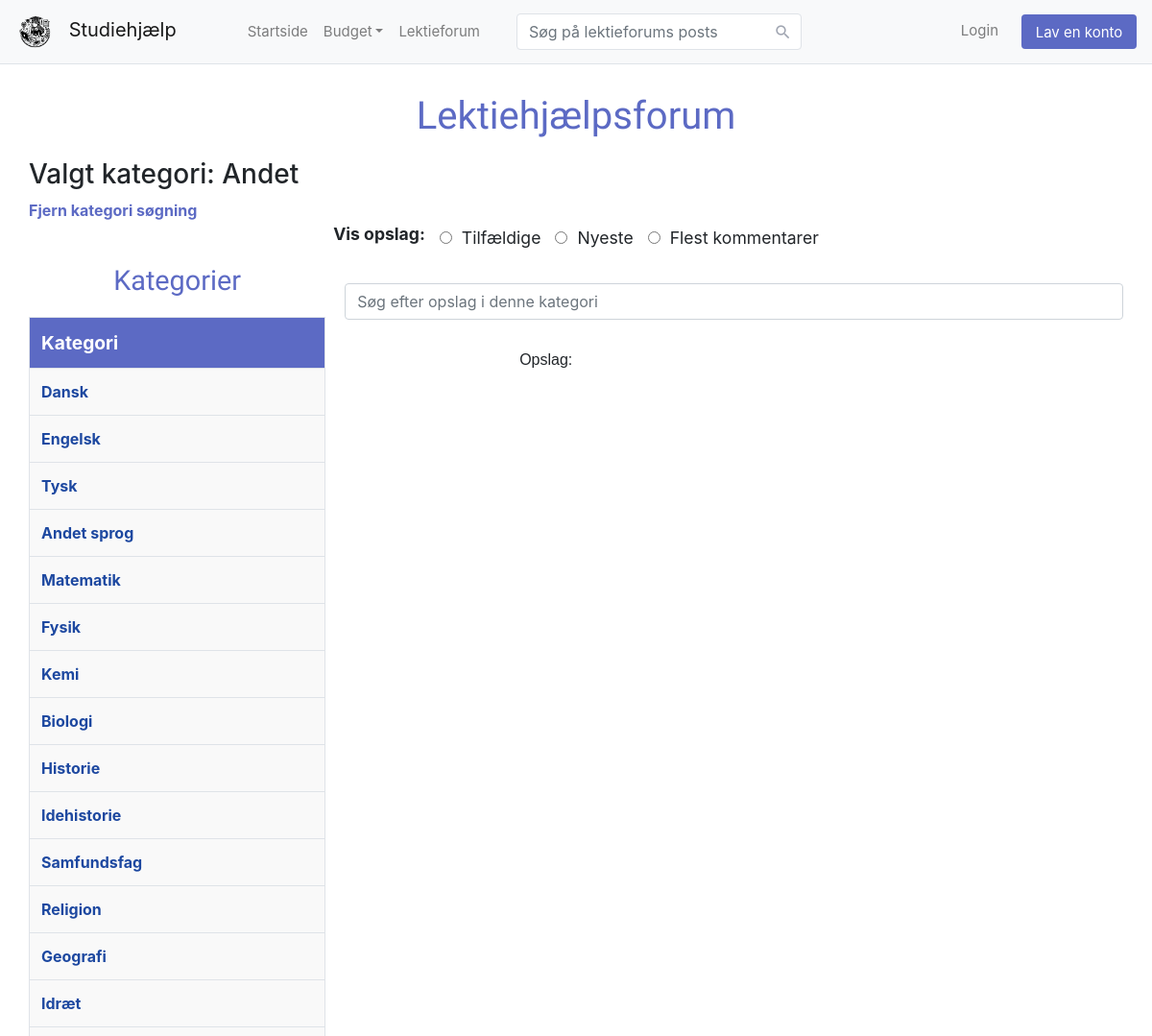
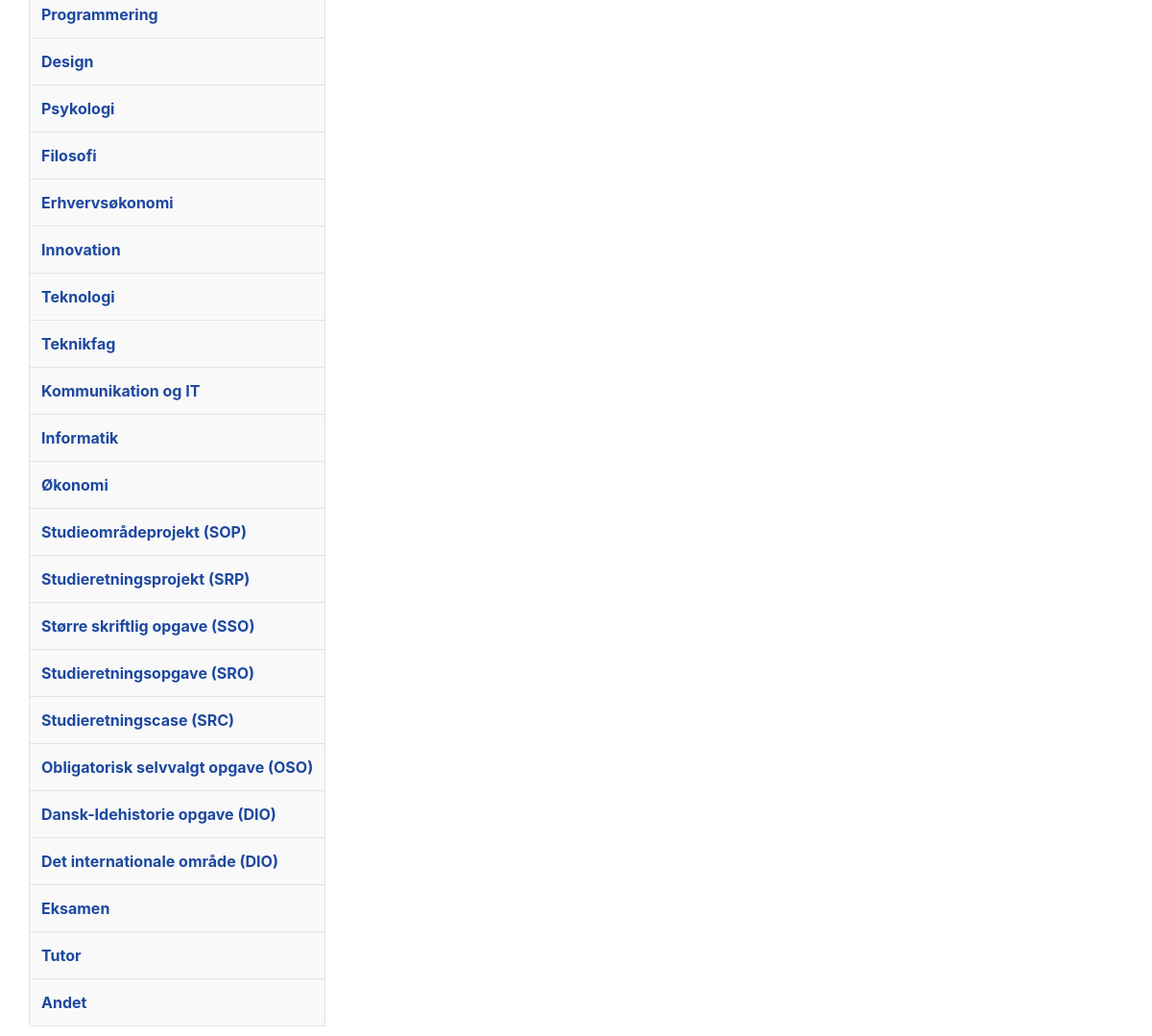
/lektiehjælp/Andet, run on the app's committed database (2 pictures, top to bottom).
### tables this page shows
CREATE TABLE category (
    id          INTEGER NOT NULL,
    name        TEXT NOT NULL,
    PRIMARY KEY(id AUTOINCREMENT)
);

### app.py (the view)
@app.route("/lektiehjælp/<category>")
def lektiehjælp_category(category):
    search = request.args.get("search")
    searchcriteria = request.args.get("searchcriteria")
    if searchcriteria == "newest":
        order = "date DESC"
    elif searchcriteria == "popular":
        order = "comment_count DESC"
    else:
        order = "RANDOM()"
    if search and search != "None":
        where = "AND (message LIKE ? OR header LIKE ?)"
    else:
        where = ""
    conn = sqlite3.connect("database.db")
    conn.row_factory = sqlite3.Row
    cur = conn.cursor()
    rows = cur.execute("SELECT name FROM category")
    categories = [dict(row) for row in rows.fetchall()]
    rows = cur.execute(f"""SELECT publicMessages.id AS id, username, header, message, category.name AS category_name, picturename, date, people.grade AS grade,
                            (SELECT COUNT(*) FROM comments WHERE messageid = publicMessages.id) AS comment_count
                            FROM publicMessages JOIN people ON publicMessages.senderid = people.id JOIN category ON publicMessages.categoryid = category.id
                            WHERE category_name = ? {where} ORDER BY {order} LIMIT 20""", (category, f"%{search}%", f"%{search}%") if where else (category,))
    posts = [dict(row) for row in rows]
    conn.close()
    return render_template("lektiehjælp_category.html", posts=posts, categories=categories, category=category)

### app.py (called while the page is built)
@app.after_request
def after_request(response):
    response.headers["Cache-Control"] = "no-cache, no-store, must-revalidate"
    response.headers["Expires"] = 0
    response.headers["Pragma"] = "no-cache"
    return response

### templates/lektiehjælp_category.html (shortened to what this page needs)
{% extends "layout.html" %}
{% block body %}
    <div class="lektiehjælp">
        <h1>Lektiehjælpsforum</h1>
        <h3>Valgt kategori: {{ category }}</h3>
        <a href="/lektiehjælp">Fjern kategori søgning</a>
        <form action="/lektiehjælp/{{ category }}" method="get" style="margin-bottom: 10px;">
            <label>Vis opslag:</label>
            <input type="radio" name="searchcriteria" value="random" {% if request.args.get('searchcriteria') == 'random' %}checked{% endif %} onchange="this.form.submit()"> Tilfældige
            <input type="radio" name="searchcriteria" value="newest" {% if request.args.get('searchcriteria') == 'newest' %}checked{% endif %} onchange="this.form.submit()"> Nyeste
            <input type="radio" name="searchcriteria" value="popular" {% if request.args.get('searchcriteria') == 'popular' %}checked{% endif %} onchange="this.form.submit()"> Flest kommentarer
        </form>
        <div style="display: flex; align-items: flex-start; gap: 20px;">
            <div>
                <h2>Kategorier</h2>
                <table border="1">
                    <thead>
                        <tr>
                            <th>Kategori</th>
                        </tr>
                    </thead>
                    <tbody>
                        {% for cat in categories %}
                        <tr>
                            <td><a href="/lektiehjælp/{{ cat.name }}">{{ cat.name }}</a></td>
                        </tr>
                        {% endfor %}
                    </tbody>
                </table>
            </div>
            <div style="flex-grow: 1;">
                <form action="/lektiehjælp/{{ category }}" method="get" style="margin-bottom: 30px; text-align: center;">
                    <input autocomplete="off" type="text" class="form-control" name="search"
                        placeholder="Søg efter opslag i denne kategori"
                        value="{{ request.args.get('search') or '' }}">
                </form>
                <div class="posts-container" style="margin-top: 20px;">
                    {% include "posts.html" %}
                </div>
            </div>
        </div>
    </div>
{% endblock %}

### static/styles.css (style rules this page uses)
body { font-family: 'Varela Round', sans-serif; background-image: var(--body-bg); height: 100vh; margin: 0; display: block; }
.form-control { box-shadow: none; border-radius: 4px; }

### templates/posts.html (style rules this page uses)
.posts-container { width: 100%; max-width: 1600px; margin: auto; font-family: Arial, sans-serif; padding: 0 20px; }

### templates/lektiehjælp_category.html (style rules this page uses)
.lektiehjælp h1, .lektiehjælp h2 { color: #5c6ac4; font-family: 'Varela Round', sans-serif; text-align: center; margin-bottom: 20px; }
.lektiehjælp h1 { font-size: 2.5em; }
.lektiehjælp h2 { font-size: 1.8em; }
.lektiehjælp form { display: flex; justify-content: center; align-items: center; gap: 10px; font-size: 1.1em; }
.lektiehjælp form label { font-weight: bold; }
.lektiehjælp input[type="radio"] { margin-left: 5px; }
.lektiehjælp a { color: #5c6ac4; text-decoration: none; font-weight: bold; }
.lektiehjælp .posts-container { width: 80%; margin: 30px auto; }
.lektiehjælp table { width: 100%; border-collapse: collapse; margin-top: 20px; }
.lektiehjælp th, .lektiehjælp td { border: 1px solid #dfe3e8; padding: 12px; text-align: left; }
.lektiehjælp th { background-color: #5c6ac4; color: #fff; font-size: 1.2em; }
.lektiehjælp td { background-color: #f9f9f9; font-size: 1em; }
.lektiehjælp td a { color: #1D48A0; }

### data on the page
category: name "Andet"
category: name "Dansk"
category: name "Engelsk"
category: name "Tysk"
category: name "Andet sprog"
category: name "Matematik"
category: name "Fysik"
category: name "Kemi"
category: name "Biologi"
category: name "Historie"
category: name "Idehistorie"
category: name "Samfundsfag"
category: name "Religion"
category: name "Geografi"
category: name "Idræt"
category: name "Programmering"
category: name "Design"
category: name "Psykologi"
category: name "Filosofi"
category: name "Erhvervsøkonomi"
category: name "Innovation"
category: name "Teknologi"
category: name "Teknikfag"
category: name "Kommunikation og IT"
category: name "Informatik"
category: name "Økonomi"
category: name "Studieområdeprojekt (SOP)"
category: name "Studieretningsprojekt (SRP)"
category: name "Større skriftlig opgave (SSO)"
category: name "Studieretningsopgave (SRO)"
category: name "Studieretningscase (SRC)"
category: name "Obligatorisk selvvalgt opgave (OSO)"
category: name "Dansk-Idehistorie opgave (DIO)"
category: name "Det internationale område (DIO)"
category: name "Eksamen"
category: name "Tutor"
